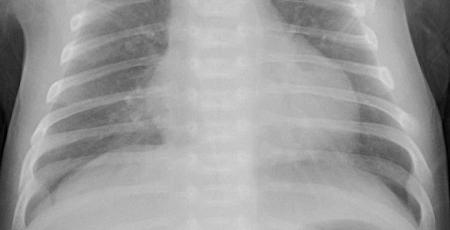
#> input picture tests/JPG/JPG/bacteria/person1710_bacteria_4526.jpeg, 450 x 230 px
$ python -i preprocess_img.py   (imports and definitions only)
#> lines starting #> are read from the running program, lines starting #| are printed output that depends on the picture
#> further down, picture is the input picture: shape (230, 450, 3); min 0, max 217, mean 154.6
#!/usr/bin/env python
# -*- coding: utf-8 -*-

"""
Módulo de preprocesamiento de imágenes médicas
Transforma las imágenes al formato requerido por el modelo:
- Redimensionamiento a 512x512 píxeles
- Conversión a escala de grises
- Ecualización de histograma (CLAHE)
- Normalización de valores [0, 1]
- Conversión a formato de batch (tensor)
"""

import cv2
import numpy as np

def preprocess(array):
    """
    Función principal de preprocesamiento.
    Aplica toda la pipeline de transformaciones a la imagen.

    Args:
        array (numpy.ndarray): Imagen original como array numpy

    Returns:
        numpy.ndarray: Imagen preprocesada en formato batch (1, 512, 512, 1)
                      o None en caso de error
    """
    try:
        # ✅ MEJORADO: Validación de entrada
        if array is None:
            raise ValueError("El array de entrada es None")

        original_shape = array.shape
#> original_shape = (230, 450, 3)
        print(f"🔧 Preprocesando imagen: {original_shape} -> (512, 512, 1)")
#| 🔧 Preprocesando imagen: (230, 450, 3) -> (512, 512, 1)

        # 1. REDIMENSIONAR a 512x512
        array = cv2.resize(array, (512, 512))
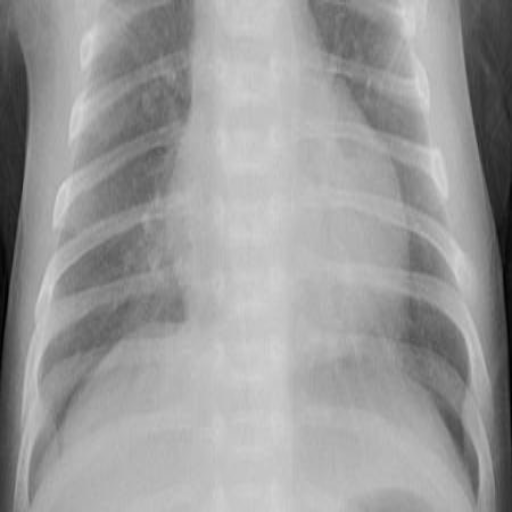
#> array: shape (512, 512, 3); min 1, max 216, mean 154.4

        # 2. CONVERTIR a escala de grises (si es necesario)
        if len(array.shape) == 3:
            array = cv2.cvtColor(array, cv2.COLOR_BGR2GRAY)
#> array: shape (512, 512)

        # 3. APLICAR CLAHE para mejora de contraste
        clahe = cv2.createCLAHE(clipLimit=2.0, tileGridSize=(4, 4))
        array = clahe.apply(array)
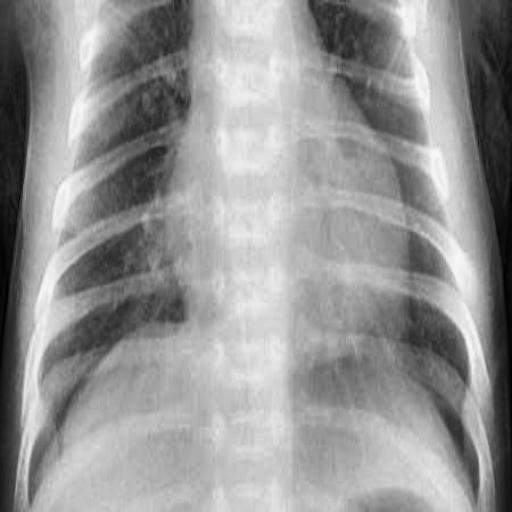
#> array: shape (512, 512); min 0, max 248, mean 148.6

        # 4. NORMALIZAR valores al rango [0, 1]
        array = array.astype(np.float32) / 255.0

        # 5. PREPARAR para modelo: agregar dimensiones de batch y canal
        array = np.expand_dims(array, axis=-1)  # Agregar dimensión de canal
        array = np.expand_dims(array, axis=0)   # Agregar dimensión de batch

        print(f"✅ Preprocesamiento completado: {original_shape} -> {array.shape}")
#| ✅ Preprocesamiento completado: (230, 450, 3) -> (1, 512, 512, 1)
        return array

    except Exception as e:
        print(f"❌ Error en el preprocesamiento: {e}")
        return None

# ✅ MANTENIDO: Funciones auxiliares para mayor modularidad
# [72 lines left out: functions resize_image, convert_to_grayscale, apply_clahe, normalize_image, add_batch_dimension, not called in this run]

>>> import cv2
>>> picture = cv2.imread('../../tests/JPG/JPG/bacteria/person1710_bacteria_4526.jpeg')
>>> result = preprocess(picture)

$ run again, on tests/JPG/JPG/bacteria/person1711_bacteria_4527.jpeg
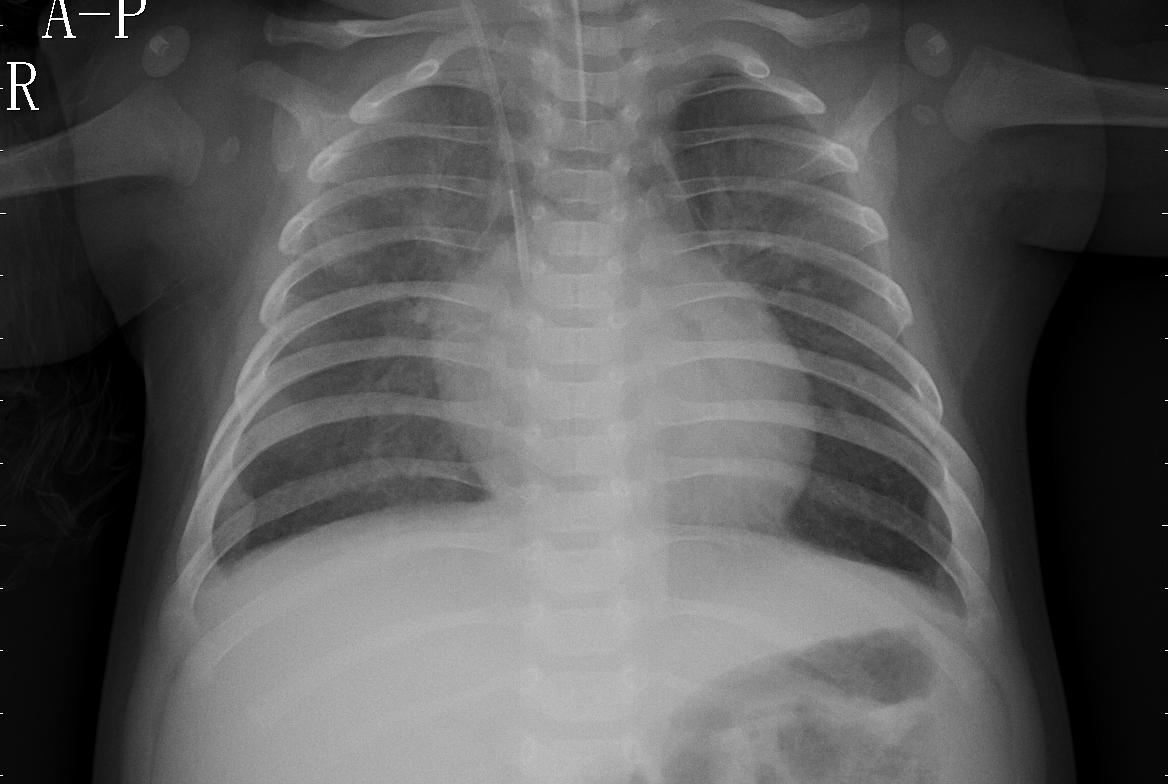
#> input picture tests/JPG/JPG/bacteria/person1711_bacteria_4527.jpeg, 1168 x 784 px
#> picture is the input picture: shape (784, 1168, 3); min 0, max 255, mean 90.5
#| 🔧 Preprocesando imagen: (784, 1168, 3) -> (512, 512, 1)
#> in preprocess, `array = cv2.resize(array, (512, 512))`:
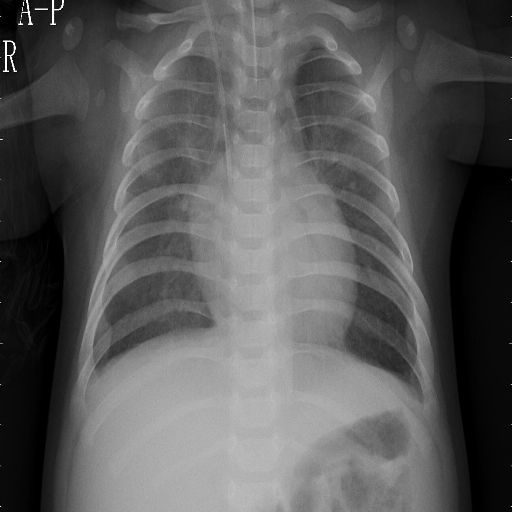
#> array: shape (512, 512, 3); min 0, max 255, mean 90.4
#> in preprocess, `array = clahe.apply(array)`:
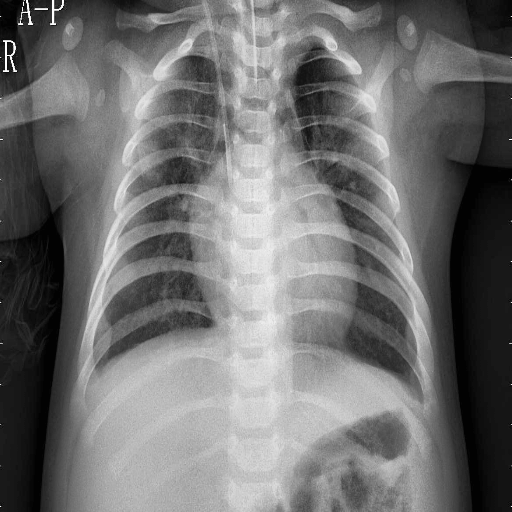
#> array: shape (512, 512); min 2, max 255, mean 112.2
#| ✅ Preprocesamiento completado: (784, 1168, 3) -> (1, 512, 512, 1)

$ run again, on tests/JPG/JPG/bacteria/person1713_bacteria_4530.jpeg
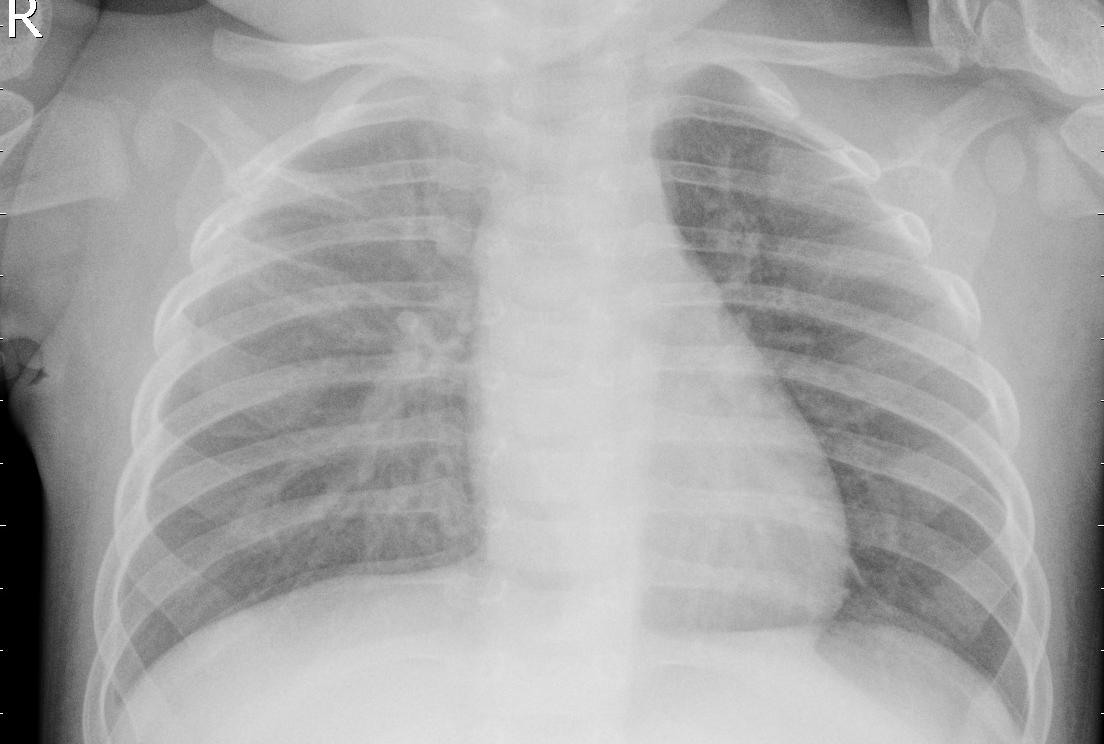
#> input picture tests/JPG/JPG/bacteria/person1713_bacteria_4530.jpeg, 1104 x 744 px
#> picture is the input picture: shape (744, 1104, 3); min 0, max 255, mean 167.7
#| 🔧 Preprocesando imagen: (744, 1104, 3) -> (512, 512, 1)
#> in preprocess, `array = cv2.resize(array, (512, 512))`:
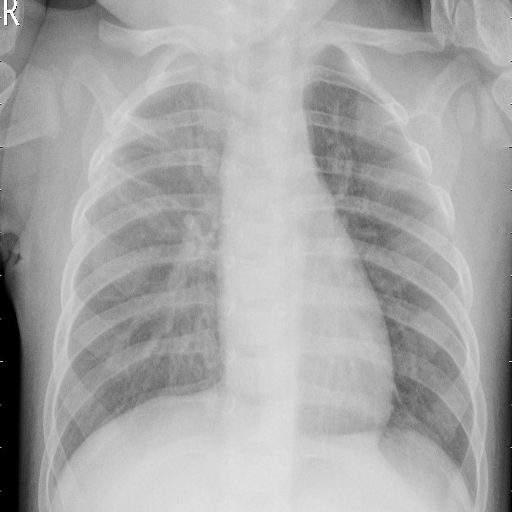
#> array: shape (512, 512, 3); min 0, max 255, mean 167.6
#> in preprocess, `array = clahe.apply(array)`:
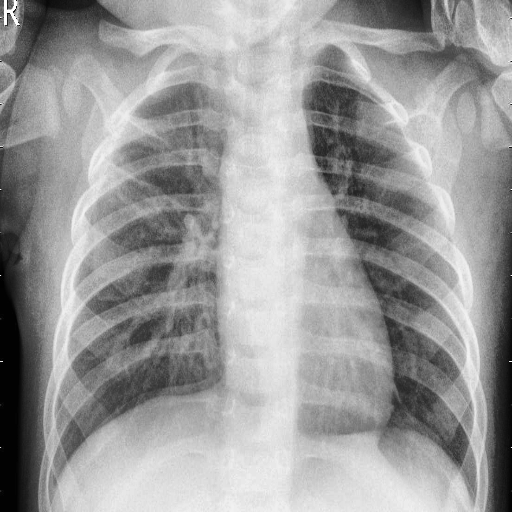
#> array: shape (512, 512); min 0, max 255, mean 154.4
#| ✅ Preprocesamiento completado: (744, 1104, 3) -> (1, 512, 512, 1)
